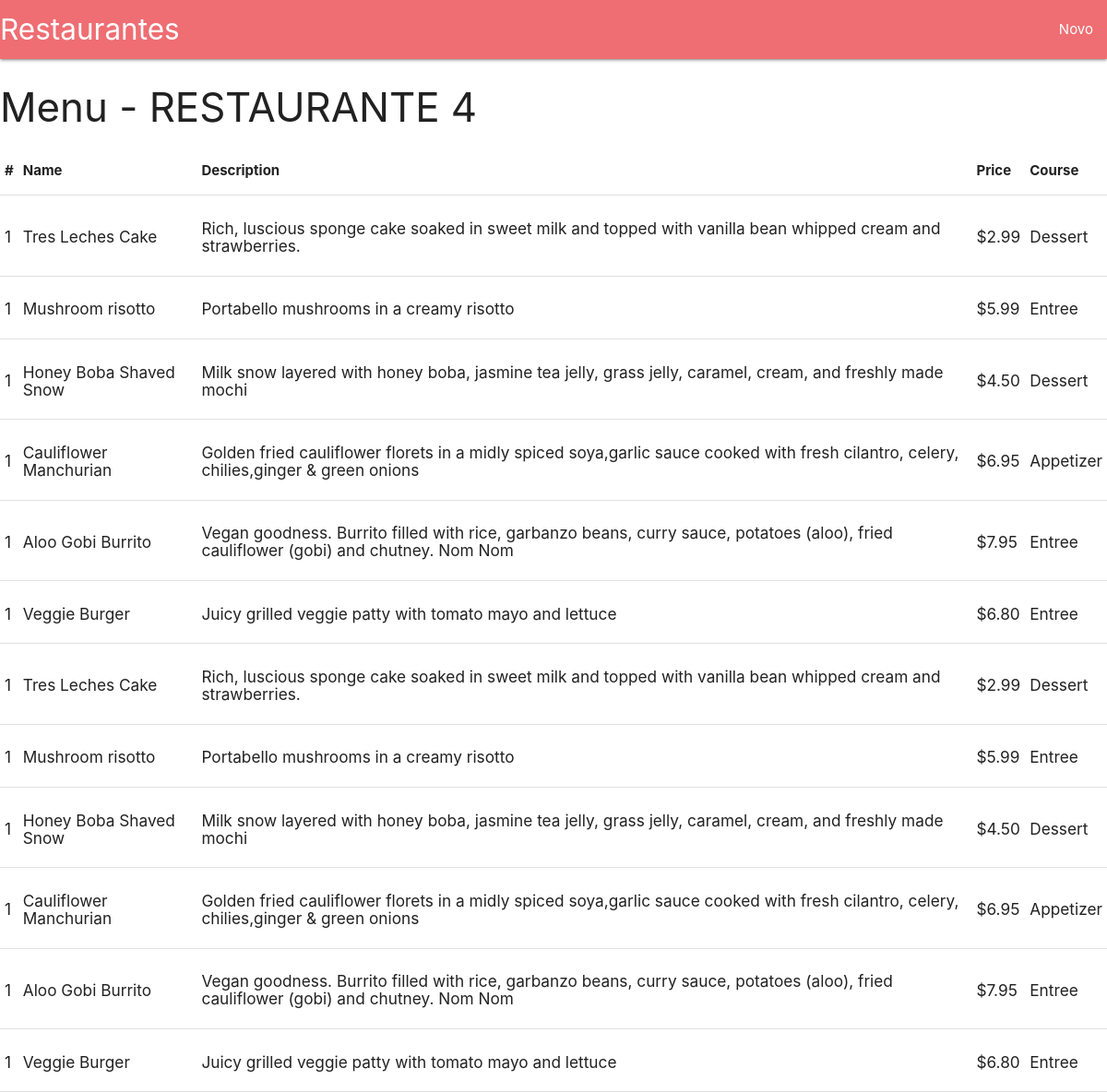
Page /restaurant/4/menu/ on the committed database.
### database_setup.py (models this page shows)
class Restaurant(Base):
    __tablename__ = 'restaurant'
    id = Column(Integer, primary_key=True)
    name = Column(String(250), nullable=False)

class MenuItem(Base):
    __tablename__ = 'menu_item'
    id = Column(Integer, primary_key=True)
    name = Column(String(80), nullable=False)
    description = Column(String(250))
    price = Column(String(8))
    course = Column(String(250))
    restaurant_id = Column(Integer,ForeignKey('restaurant.id'))
    restaurant = relationship(Restaurant)

### project.py (the view)
@app.route('/restaurant/<int:restaurant_id>/', methods=['GET', 'POST'])
@app.route('/restaurant/<int:restaurant_id>/menu/', methods=['GET', 'POST'])
def showMenu(restaurant_id):
    restaurant = session.query(Restaurant).filter_by(id=restaurant_id).one()
    items = session.query(MenuItem).filter_by(restaurant_id = restaurant.id)
    return render_template('menu.html', restaurant=restaurant, items=items)

### templates/menu.html (shortened to what this page needs)
<!DOCTYPE html>
<html lang="pt-br" dir="ltr">
  <head>
     <link type="text/css" rel="stylesheet" href="/static/css/materialize.min.css"  media="screen,projection"/>
  <body>
      <nav>
        <div class="nav-wrapper">
          <a href='{{ url_for('showRestaurant') }}' class="brand-logo">Restaurantes</a>
          <ul id="nav-mobile" class="right hide-on-med-and-down">
            <li><a href='{{ url_for('newRestaurant') }}'>Novo</a></li>
          </ul>
        </div>
      </nav>
      <h3>Menu - {{ restaurant.name }}</h3>
      <table class="highlight">
        <thead>
          <tr>
              <th>#</th>
              <th>Name</th>
              <th>Description</th>
              <th>Price</th>
              <th>Course</th>
          </tr>
        </thead>
        <tbody>
      {% for item in items %}
          <tr>
            <td>
              <h6>{{ 1 }}</h6>
            </td>
            <td>
              <h6>{{ item.name }}</h6>
            </td>
            <td>
              <h6>{{ item.description }}</h6>
            </td>
            <td>
              <h6>{{ item.price }}</h6>
            </td>
            <td>
              <h6>{{ item.course }}</h6>
            </td>
          </tr>
        </tbody>
      {% endfor %}
      </table>
    </body>
  </html>

### rows in the picture
Restaurant: name "RESTAURANTE 4"
MenuItem: value "1", name "Tres Leches Cake", description "Rich, luscious sponge cake soaked in sweet milk and topped with vanilla bean whipped cream and strawberries.", price "$2.99", course "Dessert"
MenuItem: value "1", name "Mushroom risotto", description "Portabello mushrooms in a creamy risotto", price "$5.99", course "Entree"
MenuItem: value "1", name "Honey Boba Shaved Snow", description "Milk snow layered with honey boba, jasmine tea jelly, grass jelly, caramel, cream, and freshly made mochi", price "$4.50", course "Dessert"
MenuItem: value "1", name "Cauliflower Manchurian", description "Golden fried cauliflower florets in a midly spiced soya,garlic sauce cooked with fresh cilantro, celery, chilies,ginger & green onions", price "$6.95", course "Appetizer"
MenuItem: value "1", name "Aloo Gobi Burrito", description "Vegan goodness. Burrito filled with rice, garbanzo beans, curry sauce, potatoes (aloo), fried cauliflower (gobi) and chutney. Nom Nom", price "$7.95", course "Entree"
MenuItem: value "1", name "Veggie Burger", description "Juicy grilled veggie patty with tomato mayo and lettuce", price "$6.80", course "Entree"
MenuItem: value "1", name "Tres Leches Cake", description "Rich, luscious sponge cake soaked in sweet milk and topped with vanilla bean whipped cream and strawberries.", price "$2.99", course "Dessert"
MenuItem: value "1", name "Mushroom risotto", description "Portabello mushrooms in a creamy risotto", price "$5.99", course "Entree"
MenuItem: value "1", name "Honey Boba Shaved Snow", description "Milk snow layered with honey boba, jasmine tea jelly, grass jelly, caramel, cream, and freshly made mochi", price "$4.50", course "Dessert"
MenuItem: value "1", name "Cauliflower Manchurian", description "Golden fried cauliflower florets in a midly spiced soya,garlic sauce cooked with fresh cilantro, celery, chilies,ginger & green onions", price "$6.95", course "Appetizer"
MenuItem: value "1", name "Aloo Gobi Burrito", description "Vegan goodness. Burrito filled with rice, garbanzo beans, curry sauce, potatoes (aloo), fried cauliflower (gobi) and chutney. Nom Nom", price "$7.95", course "Entree"
MenuItem: value "1", name "Veggie Burger", description "Juicy grilled veggie patty with tomato mayo and lettuce", price "$6.80", course "Entree"
